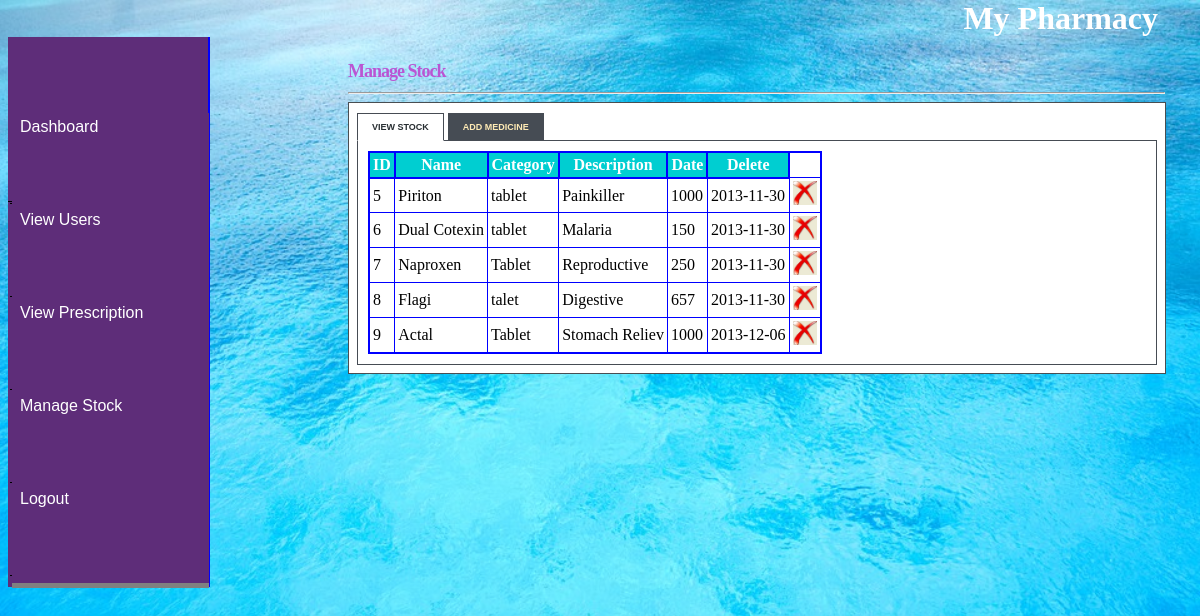
/stock.php (signed in), run on the app's committed database.
### tables this page shows
CREATE TABLE IF NOT EXISTS `stock` (
  `stock_id` tinyint(5) NOT NULL AUTO_INCREMENT,
  `drug_name` varchar(20) NOT NULL,
  `category` varchar(20) NOT NULL,
  `description` varchar(50) NOT NULL,
  `company` varchar(20) NOT NULL,
  `supplier` varchar(20) NOT NULL,
  `quantity` int(11) NOT NULL,
  `cost` int(11) NOT NULL,
 
  `status` enum('Available','Unavailable') NOT NULL,
  `date_supplied` date NOT NULL,
  PRIMARY KEY (`stock_id`)
);

### stock.php (the view, shortened to what this page needs)
<!DOCTYPE html>
<html>
<head>
<link rel="stylesheet" type="text/css" href="style/mystyle.css">
<link rel="stylesheet" href="style/style.css" type="text/css" media="screen" />
<link rel="stylesheet" href="style/table.css" type="text/css" media="screen" />
</head>
<body background="images/bng.jpg">
<div id="content">
<div id="header">
 <h1> My Pharmacy</h1> </div>
<div id="left_column">
<div id="button">
<ul>
			<li><a href="manager.php">Dashboard</a></li>
			<li><a href="view.php">View Users</a></li>
			<li><a href="view_prescription.php">View Prescription</a></li>
			<li><a href="stock.php">Manage Stock</a></li>
			<li><a href="logout.php">Logout</a></li>
		</ul>
</div>
		</div>
<div id="main">
<div id="tabbed_box" class="tabbed_box">
    <h4>Manage Stock</h4>
<hr/>
    <div class="tabbed_area">
        <ul class="tabs">
            <li><a href="javascript:tabSwitch('tab_1', 'content_1');" id="tab_1" class="active">View Stock</a></li>
            <li><a href="javascript:tabSwitch('tab_2', 'content_2');" id="tab_2">Add Medicine</a></li>
        </ul>
        <div id="content_1" class="content">
		<?php
        include_once('connect_db.php');
        $result = mysqli_query($con, "SELECT * FROM stock")
                or die(mysqli_error());
        echo "<table border='1' cellpadding='3'>";
         echo "<tr><th>ID</th><th>Name</th><th>Category</th><th>Description</th><th>Date </th><th>Delete</th></tr>";
        while($row = mysqli_fetch_array( $result )) {
                echo "<tr>";
                 echo '<td>' . $row['stock_id'] . '</td>';
                echo '<td>' . $row['drug_name'] . '</td>';
				echo '<td>' . $row['category'] . '</td>';
				echo '<td>' . $row['description'] . '</td>';
					echo '<td>' . $row['quantity'] . '</td>';
				echo '<td>' . $row['date_supplied'] . '</td>';?>
				<td><a href="delete_stock.php?stock_id=<?php echo $row['stock_id']?>"><img src="images/delete-icon.jpg" width="24" height="24" border="0" /></a></td>
				<?php
		 }
        echo "</table>";
?>
        </div>
    </div>
</div>
</div>
</div>
</body>
</html>

### style/mystyle.css (style rules this page uses)
body { margin-top: 0px; padding-top: 0px; height: 100%; width: 100%; background-repeat: no-repeat; background-size: cover; }
#content { margin-left: auto; margin-right: auto; background-image: "images/bng.jpg"; width: 100%; height: 100%; }
#header h1 { margin: 0px; padding-top: 0px; margin-right: 50px; text-align: right; color: #fff; font-family: "Comic Sans MS" }
#left_column { clear: all; float: left; width: 200px; height: 550px; background: #5e2d79; border-right:solid 2px blue; }
#main { clear: all; width: 780px; height: 550px; background-image: "images/bng.jpg"; }
#button { width: 11.5em; height:5.5em; padding: 0 0 1em 0; margin-top: 4.5em; margin-bottom: 1em; font-family: 'Trebuchet MS', 'Lucida Grande', Verdana, Arial, Sans-serif; background: #5e2d79; color: #fff; }
#button ul { list-style: none; margin: 0; padding: 2px; height:5.5em; width: 11.5em; border-bottom: 0.5px solid black; }
#button li { border-bottom: 0.5px solid black; margin: 0; padding: 2px; list-style: none; height:5.5em; width: 11.5em; list-style-image: none; }
#button li a { display: block; padding: 5px 5px 5px 0.5em; border-bottom: 5px solid grey; background-color: #5e2d79; color: #fff; height:5.5em; text-decoration: none; width: 11.5em; }
html>body #button li a { width: auto; height:5.5em; width: 11.5em; }

### style/style.css (style rules this page uses)
#tabbed_box { margin: 0px auto 0px 220px; width: 650px; }
.tabbed_box h4 { font-size: 18px; color:#BA55D3; letter-spacing:-1px; margin-bottom:10px; margin-left: 120px; }
.tabbed_area { border: 1px solid #494e52; background-color: #fff; padding:8px; width: 800px; height: 100%; margin-left: 120px; }
hr { margin-left: 120px; margin-right:2px; width:815px }
ul.tabs { margin: 0px; padding: 0px; margin-top: 5px; margin-bottom: 6px; }
ul.tabs li { list-style: none; display: inline; }
ul.tabs li a { background-color: #464c54; color: #ffebb5; padding: 8px 14px 8px 14px; text-decoration: none; font-size: 9px; font-family: Verdana, Arial, Helvetica, sans-serif; font-weight: bold; text-transform: uppercase; border: 1px solid #464c54; }
ul.tabs li a.active { background-color: #ffffff; color: #282e32; border: 1px solid #464c54; border-bottom: 1px solid #ffffff; }
.content { background-color: #ffffff; padding: 10px; border: 1px solid #464c54; }

### style/table.css (style rules this page uses)
table { border-collapse:collapse; }
table,th { border: 2px solid blue; }
th { background-color: #00CED1; color:white; }

### stock.php (style rules this page uses)
#main { height: 550px; }

### data on the page
stock: stock_id "5", drug_name "Piriton", category "tablet", description "Painkiller", quantity "1000", date_supplied "2013-11-30"
stock: stock_id "6", drug_name "Dual Cotexin", category "tablet", description "Malaria", quantity "150", date_supplied "2013-11-30"
stock: stock_id "7", drug_name "Naproxen", category "Tablet", description "Reproductive", quantity "250", date_supplied "2013-11-30"
stock: stock_id "8", drug_name "Flagi", category "talet", description "Digestive", quantity "657", date_supplied "2013-11-30"
stock: stock_id "9", drug_name "Actal", category "Tablet", description "Stomach Reliev", quantity "1000", date_supplied "2013-12-06"
